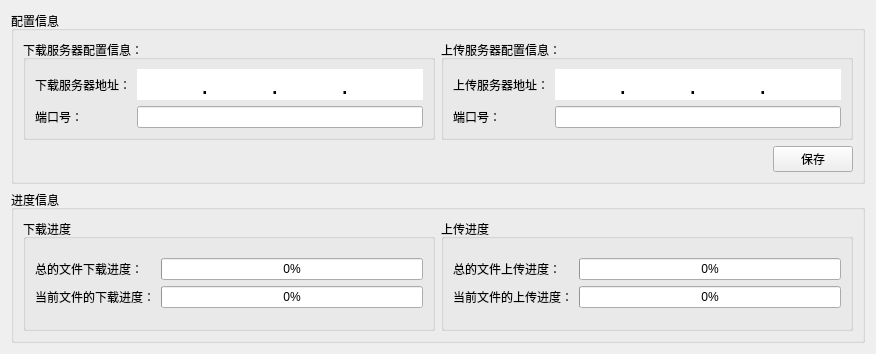
<?xml version="1.0" encoding="UTF-8"?>
<ui version="4.0">
 <class>widget</class>
 <widget class="QWidget" name="widget">
  <property name="geometry">
   <rect>
    <x>0</x>
    <y>0</y>
    <width>634</width>
    <height>354</height>
   </rect>
  </property>
  <property name="windowTitle">
   <string>Form</string>
  </property>
  <layout class="QVBoxLayout" name="verticalLayout_4">
   <item>
    <widget class="QGroupBox" name="groupBox_5">
     <property name="title">
      <string>配置信息</string>
     </property>
     <layout class="QVBoxLayout" name="verticalLayout_3">
      <item>
       <layout class="QHBoxLayout" name="horizontalLayout">
        <item>
         <widget class="QGroupBox" name="groupBox_3">
          <property name="title">
           <string>下载服务器配置信息：</string>
          </property>
          <layout class="QVBoxLayout" name="verticalLayout">
           <item>
            <layout class="QFormLayout" name="formLayout">
             <item row="0" column="0">
              <widget class="QLabel" name="label_5">
               <property name="text">
                <string>下载服务器地址：</string>
               </property>
              </widget>
             </item>
             <item row="1" column="0">
              <widget class="QLabel" name="label_6">
               <property name="text">
                <string>端口号：</string>
               </property>
              </widget>
             </item>
             <item row="0" column="1">
              <widget class="QFrame" name="ipLinEdit">
               <property name="sizePolicy">
                <sizepolicy hsizetype="Fixed" vsizetype="Preferred">
                 <horstretch>0</horstretch>
                 <verstretch>0</verstretch>
                </sizepolicy>
               </property>
               <property name="minimumSize">
                <size>
                 <width>0</width>
                 <height>0</height>
                </size>
               </property>
               <property name="maximumSize">
                <size>
                 <width>16777215</width>
                 <height>16777215</height>
                </size>
               </property>
               <property name="styleSheet">
                <string notr="true">background-color: rgb(255, 255, 255);</string>
               </property>
               <property name="frameShape">
                <enum>QFrame::NoFrame</enum>
               </property>
               <property name="frameShadow">
                <enum>QFrame::Plain</enum>
               </property>
               <layout class="QHBoxLayout" name="horizontalLayout_6">
                <property name="spacing">
                 <number>2</number>
                </property>
                <property name="leftMargin">
                 <number>2</number>
                </property>
                <property name="topMargin">
                 <number>0</number>
                </property>
                <property name="rightMargin">
                 <number>2</number>
                </property>
                <property name="bottomMargin">
                 <number>0</number>
                </property>
                <item>
                 <widget class="QLineEdit" name="iplineEditOne">
                  <property name="minimumSize">
                   <size>
                    <width>30</width>
                    <height>0</height>
                   </size>
                  </property>
                  <property name="maximumSize">
                   <size>
                    <width>60</width>
                    <height>16777215</height>
                   </size>
                  </property>
                  <property name="styleSheet">
                   <string notr="true">background: transparent;
border:none;</string>
                  </property>
                  <property name="alignment">
                   <set>Qt::AlignCenter</set>
                  </property>
                 </widget>
                </item>
                <item>
                 <widget class="QLabel" name="label_12">
                  <property name="sizePolicy">
                   <sizepolicy hsizetype="Fixed" vsizetype="Preferred">
                    <horstretch>0</horstretch>
                    <verstretch>0</verstretch>
                   </sizepolicy>
                  </property>
                  <property name="minimumSize">
                   <size>
                    <width>6</width>
                    <height>0</height>
                   </size>
                  </property>
                  <property name="maximumSize">
                   <size>
                    <width>6</width>
                    <height>16777215</height>
                   </size>
                  </property>
                  <property name="font">
                   <font>
                    <pointsize>20</pointsize>
                    <weight>50</weight>
                    <bold>false</bold>
                   </font>
                  </property>
                  <property name="styleSheet">
                   <string notr="true">color: rgb(0, 0, 0);</string>
                  </property>
                  <property name="text">
                   <string>.</string>
                  </property>
                  <property name="alignment">
                   <set>Qt::AlignLeading|Qt::AlignLeft|Qt::AlignTop</set>
                  </property>
                 </widget>
                </item>
                <item>
                 <widget class="QLineEdit" name="iplineEditTwo">
                  <property name="minimumSize">
                   <size>
                    <width>30</width>
                    <height>0</height>
                   </size>
                  </property>
                  <property name="maximumSize">
                   <size>
                    <width>60</width>
                    <height>16777215</height>
                   </size>
                  </property>
                  <property name="styleSheet">
                   <string notr="true">border:none;</string>
                  </property>
                  <property name="alignment">
                   <set>Qt::AlignCenter</set>
                  </property>
                 </widget>
                </item>
                <item>
                 <widget class="QLabel" name="label_16">
                  <property name="sizePolicy">
                   <sizepolicy hsizetype="Fixed" vsizetype="Preferred">
                    <horstretch>0</horstretch>
                    <verstretch>0</verstretch>
                   </sizepolicy>
                  </property>
                  <property name="minimumSize">
                   <size>
                    <width>6</width>
                    <height>0</height>
                   </size>
                  </property>
                  <property name="maximumSize">
                   <size>
                    <width>6</width>
                    <height>16777215</height>
                   </size>
                  </property>
                  <property name="font">
                   <font>
                    <pointsize>20</pointsize>
                   </font>
                  </property>
                  <property name="styleSheet">
                   <string notr="true">color: rgb(0, 0, 0);</string>
                  </property>
                  <property name="text">
                   <string>.</string>
                  </property>
                  <property name="alignment">
                   <set>Qt::AlignLeading|Qt::AlignLeft|Qt::AlignTop</set>
                  </property>
                 </widget>
                </item>
                <item>
                 <widget class="QLineEdit" name="iplineEditThree">
                  <property name="minimumSize">
                   <size>
                    <width>30</width>
                    <height>0</height>
                   </size>
                  </property>
                  <property name="maximumSize">
                   <size>
                    <width>60</width>
                    <height>16777215</height>
                   </size>
                  </property>
                  <property name="styleSheet">
                   <string notr="true">border:none;</string>
                  </property>
                  <property name="alignment">
                   <set>Qt::AlignCenter</set>
                  </property>
                 </widget>
                </item>
                <item>
                 <widget class="QLabel" name="label_17">
                  <property name="sizePolicy">
                   <sizepolicy hsizetype="Fixed" vsizetype="Preferred">
                    <horstretch>0</horstretch>
                    <verstretch>0</verstretch>
                   </sizepolicy>
                  </property>
                  <property name="minimumSize">
                   <size>
                    <width>6</width>
                    <height>0</height>
                   </size>
                  </property>
                  <property name="font">
                   <font>
                    <pointsize>20</pointsize>
                   </font>
                  </property>
                  <property name="styleSheet">
                   <string notr="true">color: rgb(0, 0, 0);</string>
                  </property>
                  <property name="text">
                   <string>.</string>
                  </property>
                  <property name="alignment">
                   <set>Qt::AlignLeading|Qt::AlignLeft|Qt::AlignVCenter</set>
                  </property>
                 </widget>
                </item>
                <item>
                 <widget class="QLineEdit" name="iplineEditFour">
                  <property name="minimumSize">
                   <size>
                    <width>40</width>
                    <height>0</height>
                   </size>
                  </property>
                  <property name="maximumSize">
                   <size>
                    <width>70</width>
                    <height>16777215</height>
                   </size>
                  </property>
                  <property name="styleSheet">
                   <string notr="true">border:none;</string>
                  </property>
                  <property name="alignment">
                   <set>Qt::AlignCenter</set>
                  </property>
                 </widget>
                </item>
               </layout>
              </widget>
             </item>
             <item row="1" column="1">
              <widget class="QLineEdit" name="lineEdit"/>
             </item>
            </layout>
           </item>
          </layout>
          <zorder></zorder>
          <zorder></zorder>
          <zorder>formLayoutWidget</zorder>
         </widget>
        </item>
        <item>
         <widget class="QGroupBox" name="groupBox_4">
          <property name="title">
           <string>上传服务器配置信息：</string>
          </property>
          <layout class="QVBoxLayout" name="verticalLayout_2">
           <item>
            <layout class="QFormLayout" name="formLayout_2">
             <item row="0" column="0">
              <widget class="QLabel" name="label_7">
               <property name="text">
                <string>上传服务器地址：</string>
               </property>
              </widget>
             </item>
             <item row="1" column="0">
              <widget class="QLabel" name="label_8">
               <property name="text">
                <string>端口号：</string>
               </property>
              </widget>
             </item>
             <item row="0" column="1">
              <widget class="QFrame" name="ipLinEdit_2">
               <property name="sizePolicy">
                <sizepolicy hsizetype="Fixed" vsizetype="Preferred">
                 <horstretch>0</horstretch>
                 <verstretch>0</verstretch>
                </sizepolicy>
               </property>
               <property name="minimumSize">
                <size>
                 <width>0</width>
                 <height>0</height>
                </size>
               </property>
               <property name="maximumSize">
                <size>
                 <width>16777215</width>
                 <height>16777215</height>
                </size>
               </property>
               <property name="styleSheet">
                <string notr="true">background-color: rgb(255, 255, 255);</string>
               </property>
               <property name="frameShape">
                <enum>QFrame::NoFrame</enum>
               </property>
               <property name="frameShadow">
                <enum>QFrame::Plain</enum>
               </property>
               <layout class="QHBoxLayout" name="horizontalLayout_7">
                <property name="spacing">
                 <number>2</number>
                </property>
                <property name="leftMargin">
                 <number>2</number>
                </property>
                <property name="topMargin">
                 <number>0</number>
                </property>
                <property name="rightMargin">
                 <number>2</number>
                </property>
                <property name="bottomMargin">
                 <number>0</number>
                </property>
                <item>
                 <widget class="QLineEdit" name="iplineEditOne_2">
                  <property name="minimumSize">
                   <size>
                    <width>30</width>
                    <height>0</height>
                   </size>
                  </property>
                  <property name="maximumSize">
                   <size>
                    <width>60</width>
                    <height>16777215</height>
                   </size>
                  </property>
                  <property name="styleSheet">
                   <string notr="true">background: transparent;
border:none;</string>
                  </property>
                  <property name="alignment">
                   <set>Qt::AlignCenter</set>
                  </property>
                 </widget>
                </item>
                <item>
                 <widget class="QLabel" name="label_13">
                  <property name="sizePolicy">
                   <sizepolicy hsizetype="Fixed" vsizetype="Preferred">
                    <horstretch>0</horstretch>
                    <verstretch>0</verstretch>
                   </sizepolicy>
                  </property>
                  <property name="minimumSize">
                   <size>
                    <width>6</width>
                    <height>0</height>
                   </size>
                  </property>
                  <property name="maximumSize">
                   <size>
                    <width>6</width>
                    <height>16777215</height>
                   </size>
                  </property>
                  <property name="font">
                   <font>
                    <pointsize>20</pointsize>
                    <weight>50</weight>
                    <bold>false</bold>
                   </font>
                  </property>
                  <property name="styleSheet">
                   <string notr="true">color: rgb(0, 0, 0);</string>
                  </property>
                  <property name="text">
                   <string>.</string>
                  </property>
                  <property name="alignment">
                   <set>Qt::AlignLeading|Qt::AlignLeft|Qt::AlignTop</set>
                  </property>
                 </widget>
                </item>
                <item>
                 <widget class="QLineEdit" name="iplineEditTwo_2">
                  <property name="minimumSize">
                   <size>
                    <width>30</width>
                    <height>0</height>
                   </size>
                  </property>
                  <property name="maximumSize">
                   <size>
                    <width>60</width>
                    <height>16777215</height>
                   </size>
                  </property>
                  <property name="styleSheet">
                   <string notr="true">border:none;</string>
                  </property>
                  <property name="alignment">
                   <set>Qt::AlignCenter</set>
                  </property>
                 </widget>
                </item>
                <item>
                 <widget class="QLabel" name="label_18">
                  <property name="sizePolicy">
                   <sizepolicy hsizetype="Fixed" vsizetype="Preferred">
                    <horstretch>0</horstretch>
                    <verstretch>0</verstretch>
                   </sizepolicy>
                  </property>
                  <property name="minimumSize">
                   <size>
                    <width>6</width>
                    <height>0</height>
                   </size>
                  </property>
                  <property name="maximumSize">
                   <size>
                    <width>6</width>
                    <height>16777215</height>
                   </size>
                  </property>
                  <property name="font">
                   <font>
                    <pointsize>20</pointsize>
                   </font>
                  </property>
                  <property name="styleSheet">
                   <string notr="true">color: rgb(0, 0, 0);</string>
                  </property>
                  <property name="text">
                   <string>.</string>
                  </property>
                  <property name="alignment">
                   <set>Qt::AlignLeading|Qt::AlignLeft|Qt::AlignTop</set>
                  </property>
                 </widget>
                </item>
                <item>
                 <widget class="QLineEdit" name="iplineEditThree_2">
                  <property name="minimumSize">
                   <size>
                    <width>30</width>
                    <height>0</height>
                   </size>
                  </property>
                  <property name="maximumSize">
                   <size>
                    <width>60</width>
                    <height>16777215</height>
                   </size>
                  </property>
                  <property name="styleSheet">
                   <string notr="true">border:none;</string>
                  </property>
                  <property name="alignment">
                   <set>Qt::AlignCenter</set>
                  </property>
                 </widget>
                </item>
                <item>
                 <widget class="QLabel" name="label_19">
                  <property name="sizePolicy">
                   <sizepolicy hsizetype="Fixed" vsizetype="Preferred">
                    <horstretch>0</horstretch>
                    <verstretch>0</verstretch>
                   </sizepolicy>
                  </property>
                  <property name="minimumSize">
                   <size>
                    <width>6</width>
                    <height>0</height>
                   </size>
                  </property>
                  <property name="font">
                   <font>
                    <pointsize>20</pointsize>
                   </font>
                  </property>
                  <property name="styleSheet">
                   <string notr="true">color: rgb(0, 0, 0);</string>
                  </property>
                  <property name="text">
                   <string>.</string>
                  </property>
                  <property name="alignment">
                   <set>Qt::AlignLeading|Qt::AlignLeft|Qt::AlignVCenter</set>
                  </property>
                 </widget>
                </item>
                <item>
                 <widget class="QLineEdit" name="iplineEditFour_2">
                  <property name="minimumSize">
                   <size>
                    <width>40</width>
                    <height>0</height>
                   </size>
                  </property>
                  <property name="maximumSize">
                   <size>
                    <width>70</width>
                    <height>16777215</height>
                   </size>
                  </property>
                  <property name="styleSheet">
                   <string notr="true">border:none;</string>
                  </property>
                  <property name="alignment">
                   <set>Qt::AlignCenter</set>
                  </property>
                 </widget>
                </item>
               </layout>
              </widget>
             </item>
             <item row="1" column="1">
              <widget class="QLineEdit" name="lineEdit_2"/>
             </item>
            </layout>
           </item>
          </layout>
          <zorder></zorder>
         </widget>
        </item>
       </layout>
      </item>
      <item>
       <layout class="QHBoxLayout" name="horizontalLayout_2">
        <item>
         <spacer name="horizontalSpacer">
          <property name="orientation">
           <enum>Qt::Horizontal</enum>
          </property>
          <property name="sizeHint" stdset="0">
           <size>
            <width>40</width>
            <height>20</height>
           </size>
          </property>
         </spacer>
        </item>
        <item>
         <widget class="QPushButton" name="pushButton">
          <property name="text">
           <string>保存</string>
          </property>
         </widget>
        </item>
       </layout>
      </item>
     </layout>
    </widget>
   </item>
   <item>
    <widget class="QGroupBox" name="groupBox_6">
     <property name="title">
      <string>进度信息</string>
     </property>
     <layout class="QHBoxLayout" name="horizontalLayout_3">
      <item>
       <widget class="QGroupBox" name="groupBox">
        <property name="title">
         <string>下载进度</string>
        </property>
        <layout class="QGridLayout" name="gridLayout_4">
         <item row="0" column="0">
          <layout class="QGridLayout" name="gridLayout" rowstretch="2,9">
           <item row="0" column="0">
            <widget class="QLabel" name="label">
             <property name="text">
              <string>总的文件下载进度：</string>
             </property>
            </widget>
           </item>
           <item row="0" column="1">
            <widget class="QProgressBar" name="downTotalProgressBar">
             <property name="value">
              <number>0</number>
             </property>
             <property name="format">
              <string>%p%</string>
             </property>
            </widget>
           </item>
           <item row="1" column="0">
            <widget class="QLabel" name="label_2">
             <property name="text">
              <string>当前文件的下载进度：</string>
             </property>
            </widget>
           </item>
           <item row="1" column="1">
            <widget class="QProgressBar" name="downProgressBar">
             <property name="value">
              <number>0</number>
             </property>
            </widget>
           </item>
          </layout>
         </item>
        </layout>
       </widget>
      </item>
      <item>
       <widget class="QGroupBox" name="groupBox_2">
        <property name="title">
         <string>上传进度</string>
        </property>
        <layout class="QGridLayout" name="gridLayout_3">
         <item row="0" column="0">
          <layout class="QGridLayout" name="gridLayout_2" rowstretch="2,9">
           <item row="0" column="0">
            <widget class="QLabel" name="label_3">
             <property name="text">
              <string>总的文件上传进度：</string>
             </property>
            </widget>
           </item>
           <item row="0" column="1">
            <widget class="QProgressBar" name="uploadTotalProgressBar">
             <property name="value">
              <number>0</number>
             </property>
             <property name="format">
              <string>%p%</string>
             </property>
            </widget>
           </item>
           <item row="1" column="0">
            <widget class="QLabel" name="label_4">
             <property name="text">
              <string>当前文件的上传进度：</string>
             </property>
            </widget>
           </item>
           <item row="1" column="1">
            <widget class="QProgressBar" name="uploadProgressBar">
             <property name="value">
              <number>0</number>
             </property>
            </widget>
           </item>
          </layout>
         </item>
        </layout>
       </widget>
      </item>
     </layout>
    </widget>
   </item>
  </layout>
 </widget>
 <resources/>
 <connections/>
</ui>
